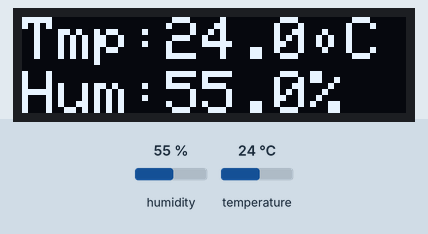
This sketch was run on a simulated ESP8266 (NodeMCU). On the bench: 128×32 one-colour display. The test bench sets the inputs (shaded band); at power-on: humidity 55 %, temperature 24 °C. WiFi joins after 1.5 s; servers stay silent unless stated; the display library's start-up logo is not drawn; what the sketch prints to the serial monitor is not drawn.

Above: at 4.1 s.

The sketch:

DTH_SERVER_FINALcode.ino
```cpp
#include <Wire.h> //Used for I2C devices in this case the display
#include <SPI.h> // Display driver
#include <Adafruit_GFX.h> // Display driver
#include <Adafruit_SSD1306.h> // Display driver
#include <ESP8266WiFi.h>; // WiFi library
#include <WiFiClient.h>; // WiFi library
#include <ThingSpeak.h>; // Thingspeak server library
#include "DHT.h" // DHT 22 Sensor library
#define DHTTYPE DHT22   // DHT 22  (AM2302)
#define SCREEN_WIDTH 128 // OLED display width, in pixels
#define SCREEN_HEIGHT 64 // OLED display height, in pixels
#define DHTPIN D6     // DHT 22 connected to digital pin 6
Adafruit_SSD1306 display = Adafruit_SSD1306(128, 32, &Wire); // Dispaly pixel
const char* ssid = "JioFiber-6HPFC"; //Your Network SSID
const char* password = "jionet123"; //Your Network Password
WiFiClient client;
unsigned long myChannelNumber = 1411111; //ThingSpeak Channel Number (Without Brackets)
const char * myWriteAPIKey = "R49YBNJI41BMLRK7"; //Write API Key

DHT dht(DHTPIN, DHTTYPE);
void setup() {
  Serial.begin(9600);
  dht.begin();
  WiFi.begin(ssid, password);
  ThingSpeak.begin(client);
  display.begin(SSD1306_SWITCHCAPVCC, 0x3C);  // initialize with the I2C addr 0x3D (for the 128x64)
  display.display(); // show splashscreen
  delay(2000);
  display.clearDisplay();   // clears the screen and buffer
}

void loop() {
    float h = dht.readHumidity(); // Humidity Value
  delay(2000);
  float t = dht.readTemperature(); // Temperature Value

  if (isnan(h) || isnan(t)) {
    Serial.println("Failed to read from DHT sensor!"); // If sensor not detected
    return;
  }
  else
  {
  Serial.print("Humidity: ");
  Serial.print(h);
  Serial.print(" %\t");
  Serial.println("Temperature: ");
  Serial.println(t);
  Serial.print(" *C ");

  char temp_buff[5]; // Variable array to store temperature data
  char hum_buff[5]; // Variable array to store humidity data
  char temp_disp_buff[11] = "Tmp:"; // Variable array to show temperature data in display
  char hum_disp_buff[11] = "Hum:";// Variable array to show humidity data in display

  dtostrf(t, 2, 1, temp_buff); // converts into ASCII
  strcat(temp_disp_buff, temp_buff);
  dtostrf(h, 2, 1, hum_buff); // converts into ASCII
  strcat(hum_disp_buff, hum_buff);
  display.clearDisplay();  // routine for displaying text for temp/hum readout
  display.setTextSize(2);
  display.setTextColor(WHITE);
  display.setCursor(0, 0);
  display.print(temp_disp_buff);
  display.print("\tC");
  display.setCursor(0, 18);
  display.print(hum_disp_buff);
  display.print("%");
  display.display();
  int x = ThingSpeak.writeField(myChannelNumber, 1, h, myWriteAPIKey); //Update humidity value in ThingSpeak server
  if(x == 200){
    Serial.println("Channel 1 update successful.");
  }
  else{
    display.println("Problem updating channel 1. HTTP error code " + String(x));
  }
  delay (30000);
  int y = ThingSpeak.writeField(myChannelNumber, 2, t, myWriteAPIKey); //Update temperature value in ThingSpeak server
  if(y == 200){
    Serial.println("Channel 2 update successful.");
  }
  else{
    display.println("Problem updating channel 2. HTTP error code " + String(y));
  }
    delay(30000);
}
}
```
